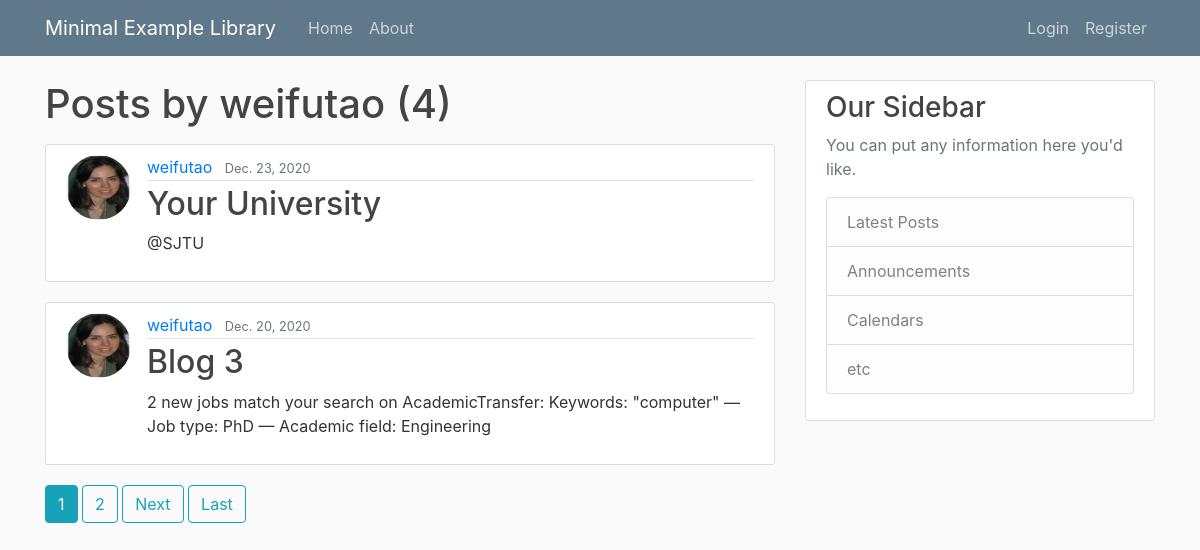
Page /user/weifutao on the committed database.
### blog/models.py (models this page shows, shortened)
class Post(models.Model):
    title = models.CharField(max_length=100)
    content = models.TextField()
    date = models.DateTimeField(default=timezone.now)
    author = models.ForeignKey(User, on_delete=models.CASCADE)

### users/models.py (models this page shows, shortened)
class Profile(models.Model):
    user = models.OneToOneField(User, on_delete=models.CASCADE)
    image = models.ImageField(default='default.jpg', upload_to='profile_pics')

### blog/views.py (the view)
# urls.py: path('user/<str:username>', UserPostListView.as_view(), name='user-posts'),
class UserPostListView(ListView):
    model = Post
    template_name = 'blog/user_posts.html'
    context_object_name = 'posts'
    paginate_by = 2
    def get_queryset(self):
        user = get_object_or_404(User, username=self.kwargs.get('username'))
        return Post.objects.filter(author=user).order_by('-date')

### blog/templates/blog/user_posts.html (shortened to what this page needs)
{% extends "blog/base.html" %}
{% block content %}
    <h1 class="mb-3">Posts by {{ view.kwargs.username }} ({{ page_obj.paginator.count }})</h1>
    {% for post in posts %}
        <article class="media content-section">
            <img class="rounded-circle article-img" src="{{ post.author.profile.image.url }}">
            <div class="media-body">
                <div class="article-metadata">
                    <a class="mr-2" href="{% url 'user-posts' post.author.username %}">{{ post.author }}</a>
                    <small class="text-muted">{{ post.date|date:"N d, Y" }}</small>
                </div>
                <h2><a class="article-title" href="{% url 'post-detail' post.id %}">{{ post.title }}</a></h2>
                <p class="article-content">{{ post.content }}</p>
            </div>
        </article>
    {% endfor %}
    {% if is_paginated %}
        {% for num in page_obj.paginator.page_range %}
            {% if page_obj.number == num %}
                <a class="btn btn-info mb-4" href="?page={{ num }}">{{ num }}</a>
            {% elif num > page_obj.number|add:'-3' and num < page_obj.number|add:'3' %}
                <a class="btn btn-outline-info mb-4" href="?page={{ num }}">{{ num }}</a>
            {% endif %}
        {% endfor %}
        {% if page_obj.has_next %}
            <a class="btn btn-outline-info mb-4" href="?page={{ page_obj.next_page_number }}">Next</a>
            <a class="btn btn-outline-info mb-4" href="?page={{ page_obj.paginator.num_pages }}">Last</a>
        {% endif %}
    {% endif %}
{% endblock content %}

### blog/static/blog/main.css (style rules this page uses)
body { background: #fafafa; color: #333333; margin-top: 5rem; }
h1, h2, h3, h4, h5, h6 { color: #444444; }
.content-section { background: #ffffff; padding: 10px 20px; border: 1px solid #dddddd; border-radius: 3px; margin-bottom: 20px; }
.article-title { color: #444444; }
.article-content { white-space: pre-line; }
.article-img { height: 65px; width: 65px; margin-right: 16px; }
.article-metadata { padding-bottom: 1px; margin-bottom: 4px; border-bottom: 1px solid #e3e3e3 }

### rows in the picture
Post: author.profile.image (picture), author "weifutao", date "Dec. 23, 2020", title "Your University", content "@SJTU"
Post: author.profile.image (picture), author "weifutao", date "Dec. 20, 2020", title "Blog 3", content "2 new jobs match your search on AcademicTransfer: Keywords: \"computer\" — Job type: PhD — Academic field: Engineering"

### other values in the picture
{{ view.kwargs.username }} "weifutao"
{{ page_obj.paginator.count }} "4"
{{ num }} "1"
{{ num }} "2"
